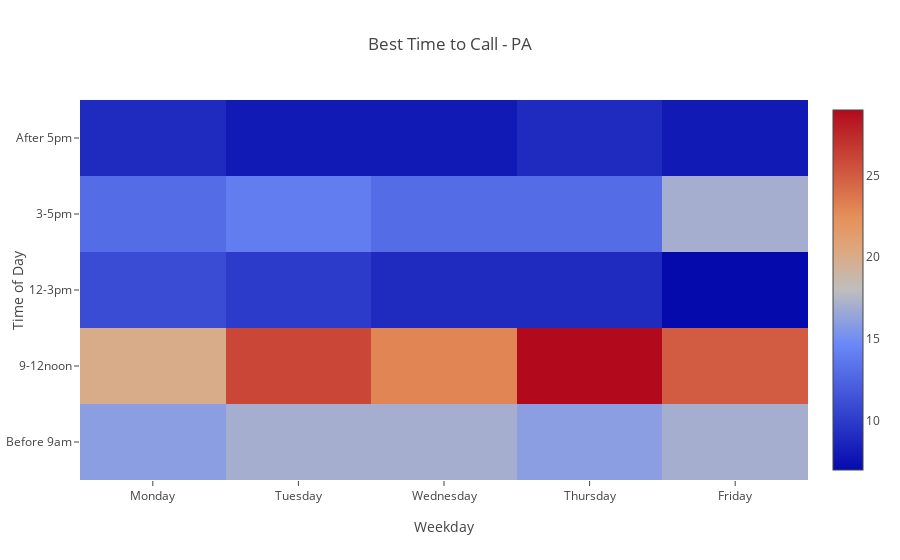

Notebook code for this chart:
### Markdown cell above
#### Heatmap - PA

### Code cell
generic_heatmap(PA_BTC_pivot,
                title='Best Time to Call - PA',
                N=len(PA_time_avail_df))

### Figure 1 — Plotly figure (JSON) as saved in the notebook; plotly's stock layout.template omitted (floating-point values rounded to 4 significant figures)
{"data": [{"text": [[0.23, 0.23, 0.24, 0.21, 0.23], [0.29, 0.35, 0.33, 0.38, 0.34], [0.16, 0.13, 0.13, 0.12, 0.09], [0.19, 0.19, 0.19, 0.17, 0.23], [0.13, 0.11, 0.11, 0.12, 0.11]], "type": "heatmap", "uid": "814655da-40c4-42ad-b942-30027402fa29", "x": ["Monday", "Tuesday", "Wednesday", "Thursday", "Friday"], "y": ["Before 9am", "9-12noon", "12-3pm", "3-5pm", "After 5pm"], "z": [[16, 17, 17, 16, 17], [20, 26, 23, 29, 25], [11, 10, 9, 9, 7], [13, 14, 13, 13, 17], [9, 8, 8, 9, 8]]}], "layout": {"title": {"text": "Best Time to Call - PA"}, "xaxis": {"title": {"text": "Weekday"}}, "yaxis": {"title": {"text": "Time of Day"}}}}
